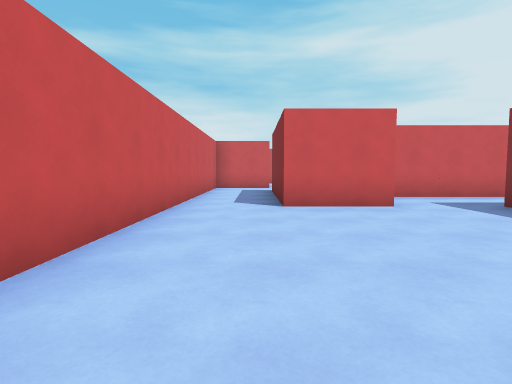
View 1 (above)

24 first-person views from a walk through a 3-D level made in the Godot game engine. The camera is 1.3 m above the floor, tilts 4° down and sees 80° across. The floor is counted in squares, 2 m on a side. Each view is taken from the middle of a square. On the plan, view 1 faces up. The plan holds only what a view shows up to about 10 squares ahead; the rest is blank.

View 2
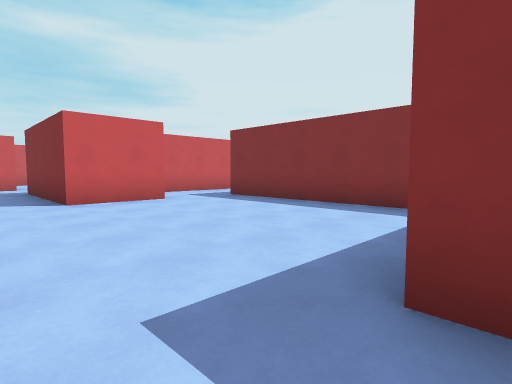

View 3
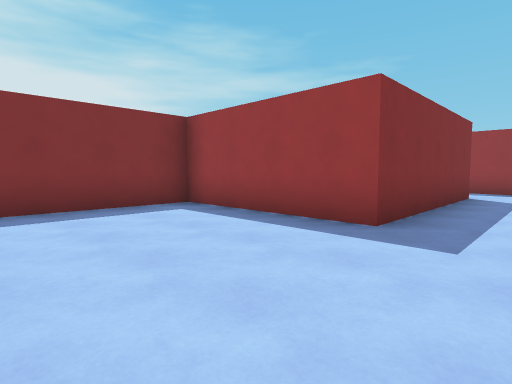

View 4
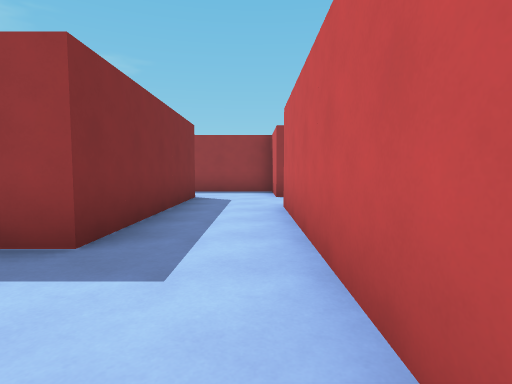

View 5
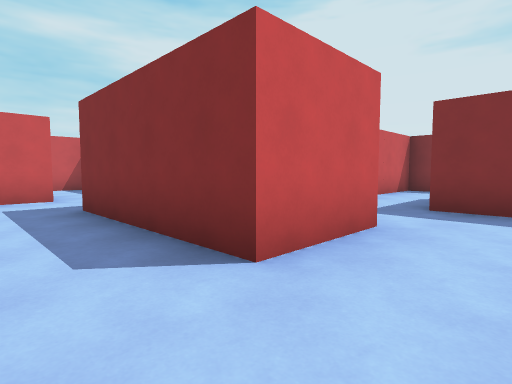

View 6
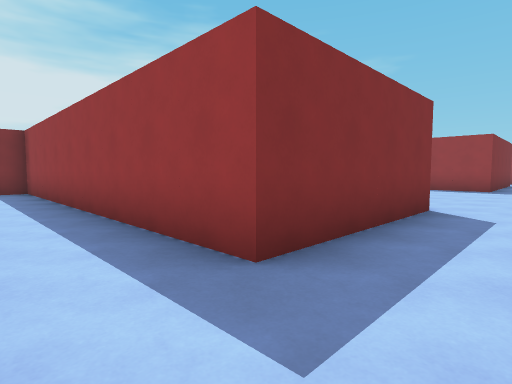

View 7
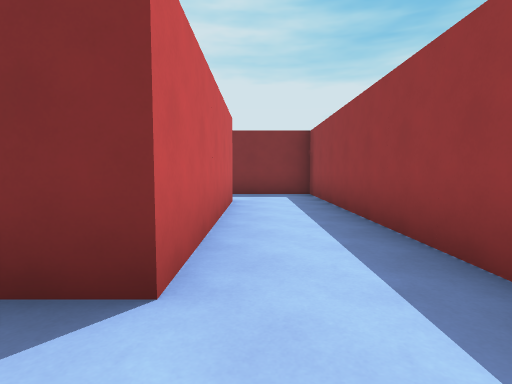

View 8
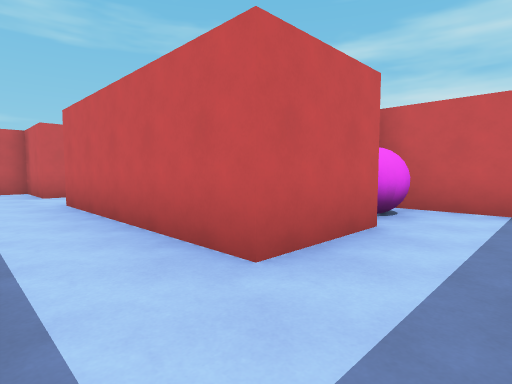

View 9
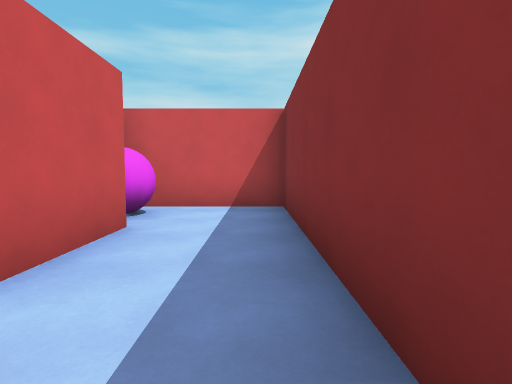

View 10
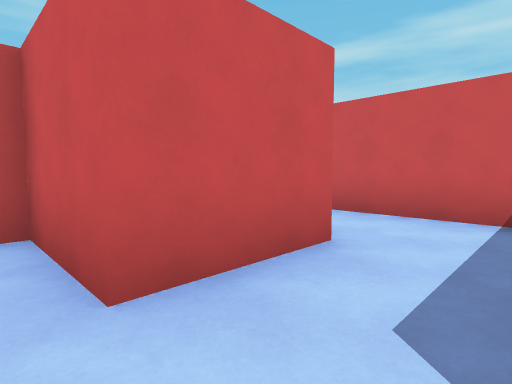

View 11
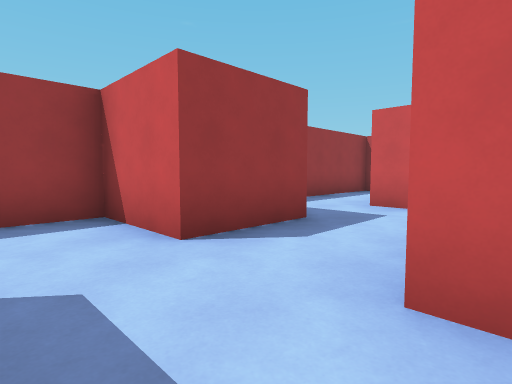

View 12
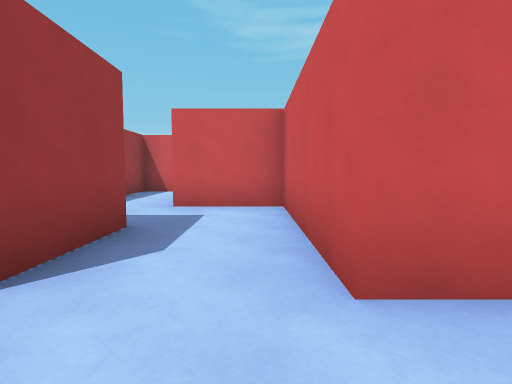

View 13
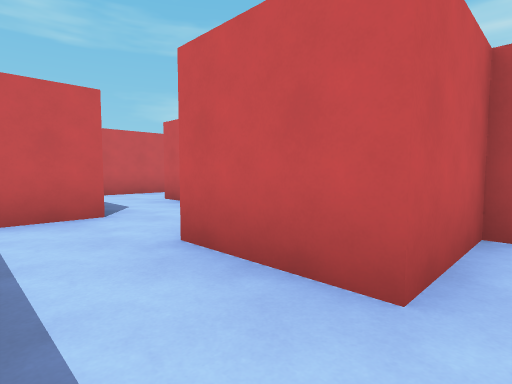

View 14
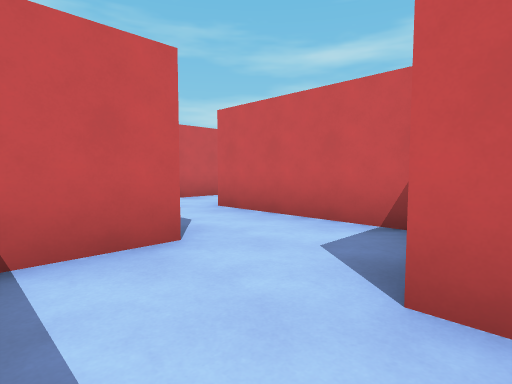

View 15
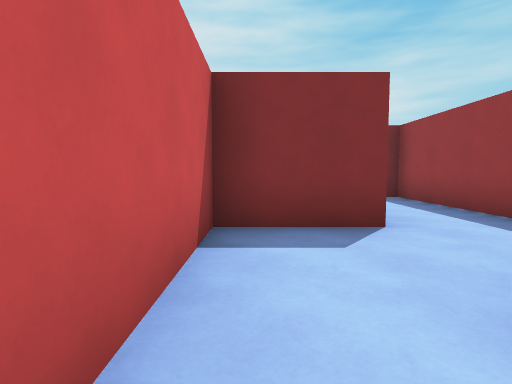

View 16
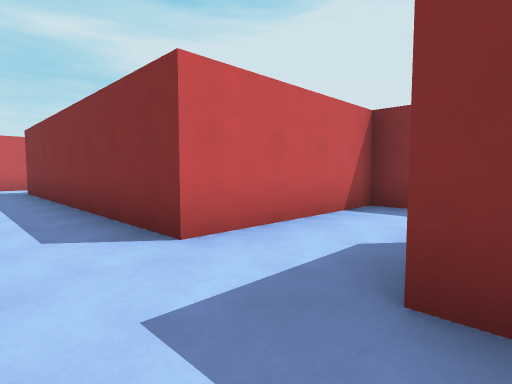

View 17
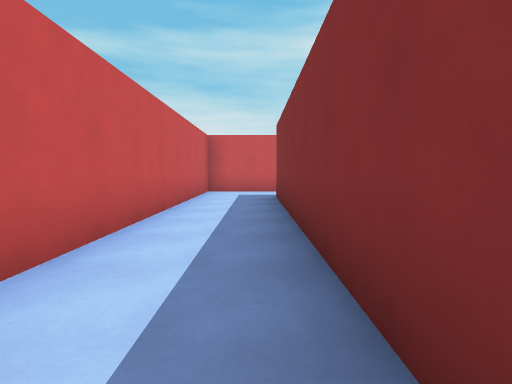

View 18
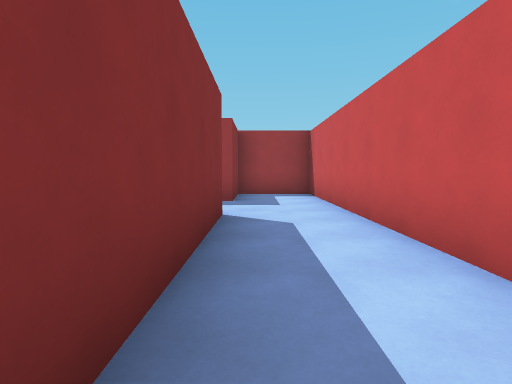

View 19
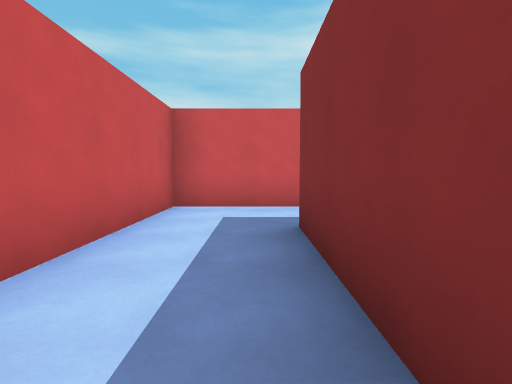

View 20
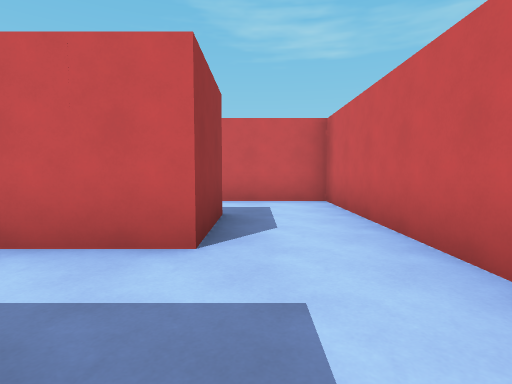

View 21
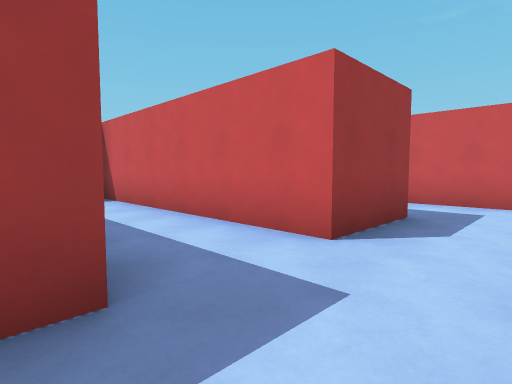

View 22
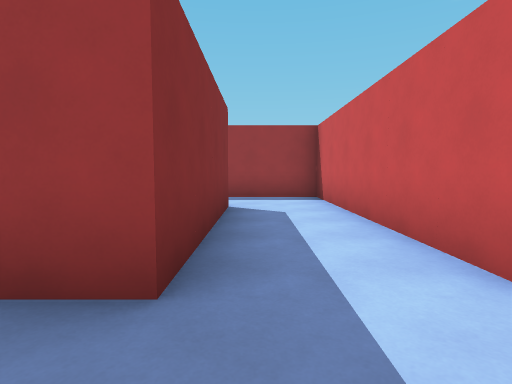

View 23
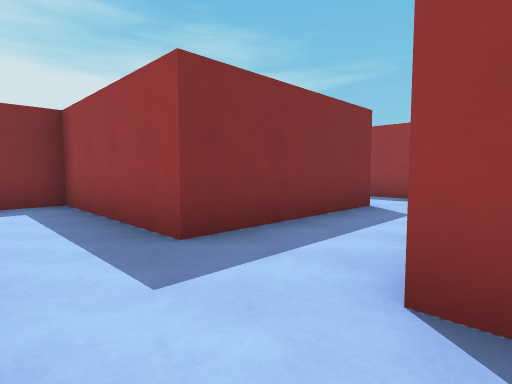

View 24
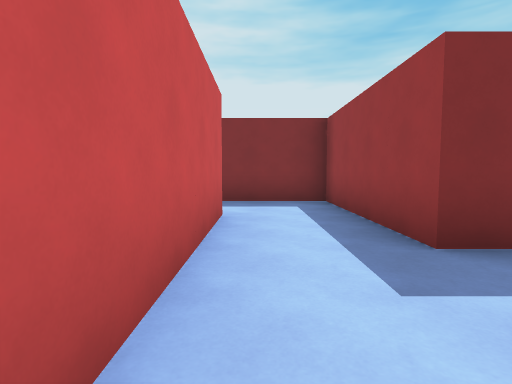

### Floor plan
Points are (right, up) in squares from view 1. A wall is a line through its corners. A room is listed if a view was taken in it or the views show most of it. See-through windows are left out.
Room 1 (views 1, 2, 3, 4, 5, 6, 7, 8, 9, 10, 11, 12)
walls: (2.6, 5.5) (0.5, 5.5) (0.5, 9.5) (9.5, 9.5) (9.5, 15.5) (7, 15.5); (9.5, 6.8) (9.5, 7.5) (3.4, 7.5); (0.5, -5.5) (0.5, -0.5) (4.5, -0.5) (4.5, 5.5); (0.5, 11.5) (-1.5, 11.5) (-1.5, -3.5) (-3.5, -3.5); (7.5, 13.6) (7.5, 11.5) (2.5, 11.5); (-3.5, -5.5) (-1.5, -5.5) (-1.5, -7.5) (1, -7.5)
ways out: opening at (-2.5, -4.5) to room 2; opening at (1.5, -6.5); opening at (1.5, 12.5)
Room 2 (view 13)
walls: (-3.5, -3.5) (-5.5, -3.5) (-5.5, -5.5); (-5.5, -7.5) (-3.5, -7.5) (-3.5, -7.1)
ways out: opening at (-2.5, -4.5) to room 1; opening at (-6.5, -6.5) to room 3
Room 3 (view 14)
walls: (-9.5, -5.4) (-9.5, -7.5) (-5.5, -7.5); (-5.5, -5.5) (-7.5, -5.5) (-7.5, -3.5) (-9.5, -3.5)
ways out: opening at (-6.5, -6.5) to room 2; opening at (-10.5, -4.5) to room 4
Room 4 (views 15, 16, 17, 18, 19, 23, 24)
walls: (-9.5, -3.5) (-11.5, -3.5) (-11.5, 4.5) (-9.5, 4.5); (-9.5, 6.5) (-13.5, 6.5) (-13.5, -7.5) (-11.5, -7.5); (-11.5, -7.2) (-11.5, -5.5)
ways out: opening at (-10.5, -4.5) to room 3; opening at (-10.5, 5.5) to room 5
Room 5 (views 20, 21, 22)
walls: (-9.5, 4.5) (-9.5, -1.5) (-6.5, -1.5); (-7.5, 0.4) (-7.5, 4.5) (-5.5, 4.5); (-5.5, 6.5) (-9.5, 6.5)
ways out: opening at (-10.5, 5.5) to room 4; opening at (-6.5, 5.5) to room 6; opening at (-6.5, -0.5)
Room 6 (no view inside)
walls: (-5.5, 4.5) (-3.5, 4.5) (-3.5, 6.8)
ways out: opening at (-6.5, 5.5) to room 5; opening at (-4.5, 7.5)

Where each view was taken, in squares from view 1:
view 1: 0 up, 0 right, facing up
view 2: 1 down, 1 left, facing up-right
view 3: 3 up, 1 left, facing down-right
view 4: 2 up, 1 left, facing down
view 5: 4 up, 1 left, facing up-right
view 6: 11 up, 1 left, facing down-right
view 7: 11 up, 1 right, facing right
view 8: 10 up, 9 right, facing up-left
view 9: 10 up, 9 right, facing up
view 10: 11 up, 2 right, facing up-left
view 11: 3 down, 0 right, facing down-left
view 12: 4 down, 0 right, facing left
view 13: 7 down, 5 left, facing up-left
view 14: 7 down, 7 left, facing up-left
view 15: 4 down, 11 left, facing right
view 16: 6 down, 13 left, facing up-right
view 17: 3 down, 12 left, facing up
view 18: 1 up, 12 left, facing down
view 19: 1 up, 12 left, facing up
view 20: 5 up, 7 left, facing left
view 21: 6 up, 7 left, facing down-left
view 22: 6 up, 8 left, facing down
view 23: 6 up, 10 left, facing down-right
view 24: 6 up, 10 left, facing right
